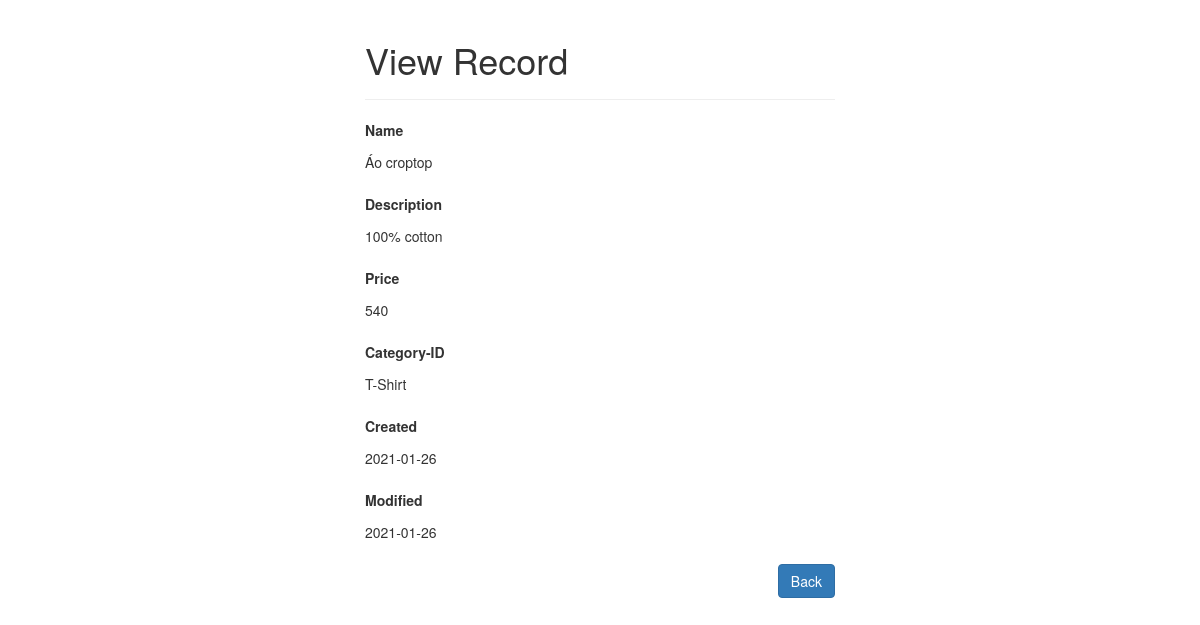
Screenshot of /crudphp2/product/read.php?id=44 with the database file from the repository.
### tables this page shows
CREATE TABLE `products` (
  `id` int(11) NOT NULL,
  `namepro` varchar(100) NOT NULL,
  `description` text NOT NULL,
  `image` varchar(255) NOT NULL,
  `price` int(11) NOT NULL,
  `category_id` int(11) NOT NULL,
  `created` date NOT NULL,
  `modified` date NOT NULL
);

CREATE TABLE `categories` (
  `id` int(11) NOT NULL,
  `name` varchar(256) NOT NULL,
  `created` datetime NOT NULL,
  `modified` date NOT NULL
);

### crudphp2/database/data.php (called while the page is built, shortened)
<?php
    $db = new database(HOST, DB_USER, DB_PASSWORD, DB_NAME);
    class database {
        public $connection;
        function __construct($host, $db_user, $db_pass, $db_name){
            $this->connection = new mysqli($host, $db_user, $db_pass, $db_name);
        }
        function getData($sql){
            $result = $this->connection->query($sql);
            $data = [];
            if($result->num_rows > 0){
                while($row = $result->fetch_assoc()){
                    $data[] = $row;
                }
            }
            return $data;
        }
    }
?>

### crudphp2/product/read.php (the view, shortened to what this page needs)
<?php
    $id = $_GET['id'];
    require_once('../database/data.php');
    $sqlread = "SELECT p.id, p.namepro, p.description, p.price, c.name, p.created, p.modified
    FROM products AS p
    INNER JOIN categories AS c
    ON p.category_id = c.id WHERE p.id = '$id'";
    $products = $db->getData($sqlread);
?>
<!DOCTYPE html>
<html lang="en">
<head>
    <link rel="stylesheet" href="https://maxcdn.bootstrapcdn.com/bootstrap/3.3.7/css/bootstrap.css">
</head>
<body>
    <div class="wrapper">
        <div class="container-fluid">
            <div class="row">
                <div class="col-md-12">
                    <div class="page-header">
                        <h1>View Record</h1>
                    </div>
                    <div class="form-group">
                        <label>Name</label>
                        <p class="form-control-static"><?php echo $products[0]["namepro"]; ?></p>
                    </div>
                    <div class="form-group">
                        <label>Description</label>
                        <p class="form-control-static"><?php echo $products[0]["description"]; ?></p>
                    </div>
                    <div class="form-group">
                        <label>Price</label>
                        <p class="form-control-static"><?php echo $products[0]["price"]; ?></p>
                    </div>
                    <div class="form-group">
                        <label>Category-ID</label>
                        <p class="form-control-static"><?php echo $products[0]["name"]; ?></p>
                    </div>
                    <div class="form-group">
                        <label>Created</label>
                        <p class="form-control-static"><?php echo $products[0]["created"]; ?></p>
                    </div>
                    <div class="form-group">
                        <label>Modified</label>
                        <p class="form-control-static"><?php echo $products[0]["modified"]; ?></p>
                    </div>
                    <p><a href="../index.php" class="btn btn-primary" style="float:right;">Back</a></p>
                </div>
            </div>
        </div>
    </div>
</body>
</html>

### crudphp2/product/read.php (style rules this page uses)
.wrapper { width: 500px; margin: 0 auto; }

### rows the page displays
products: namepro "Áo croptop", description "100% cotton", price "540", category.name "T-Shirt", created "2021-01-26", modified "2021-01-26"
